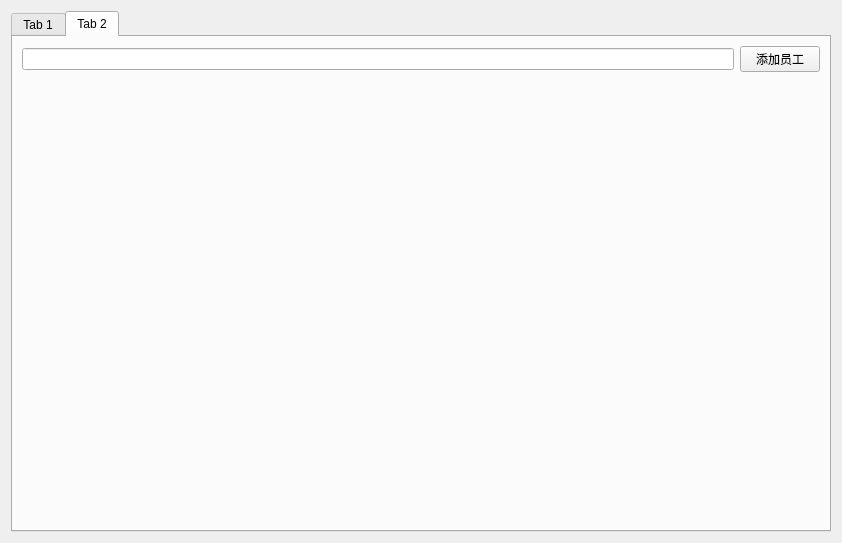
<?xml version="1.0" encoding="UTF-8"?>
<ui version="4.0">
 <class>Form</class>
 <widget class="QWidget" name="Form">
  <property name="geometry">
   <rect>
    <x>0</x>
    <y>0</y>
    <width>842</width>
    <height>543</height>
   </rect>
  </property>
  <property name="windowTitle">
   <string>Form</string>
  </property>
  <layout class="QGridLayout" name="gridLayout">
   <item row="0" column="0">
    <widget class="QTabWidget" name="tabWidget">
     <property name="styleSheet">
      <string notr="true"/>
     </property>
     <property name="currentIndex">
      <number>1</number>
     </property>
     <widget class="QWidget" name="staff_info_show_ui">
      <attribute name="title">
       <string>Tab 1</string>
      </attribute>
      <layout class="QGridLayout" name="gridLayout_2">
       <item row="0" column="0">
        <layout class="QHBoxLayout" name="horizontalLayout">
         <item>
          <widget class="QLabel" name="label">
           <property name="font">
            <font>
             <family>Microsoft YaHei UI</family>
             <pointsize>12</pointsize>
             <weight>75</weight>
             <bold>true</bold>
            </font>
           </property>
           <property name="text">
            <string>员工基本信息查看</string>
           </property>
          </widget>
         </item>
         <item>
          <spacer name="horizontalSpacer">
           <property name="orientation">
            <enum>Qt::Horizontal</enum>
           </property>
           <property name="sizeHint" stdset="0">
            <size>
             <width>40</width>
             <height>20</height>
            </size>
           </property>
          </spacer>
         </item>
         <item>
          <widget class="QLineEdit" name="lineEdit"/>
         </item>
         <item>
          <widget class="QPushButton" name="pushButton">
           <property name="text">
            <string>搜索员工</string>
           </property>
          </widget>
         </item>
        </layout>
       </item>
       <item row="1" column="0">
        <widget class="QTableView" name="tableView"/>
       </item>
      </layout>
     </widget>
     <widget class="QWidget" name="staff_insert_show_ui">
      <attribute name="title">
       <string>Tab 2</string>
      </attribute>
      <layout class="QGridLayout" name="gridLayout_3">
       <item row="2" column="0">
        <widget class="QWidget" name="widget" native="true"/>
       </item>
       <item row="1" column="0">
        <layout class="QHBoxLayout" name="horizontalLayout_2">
         <item>
          <widget class="QLineEdit" name="lineEdit_2"/>
         </item>
         <item>
          <widget class="QPushButton" name="pushButton_2">
           <property name="text">
            <string>添加员工</string>
           </property>
          </widget>
         </item>
        </layout>
       </item>
      </layout>
     </widget>
    </widget>
   </item>
  </layout>
 </widget>
 <resources/>
 <connections/>
</ui>
